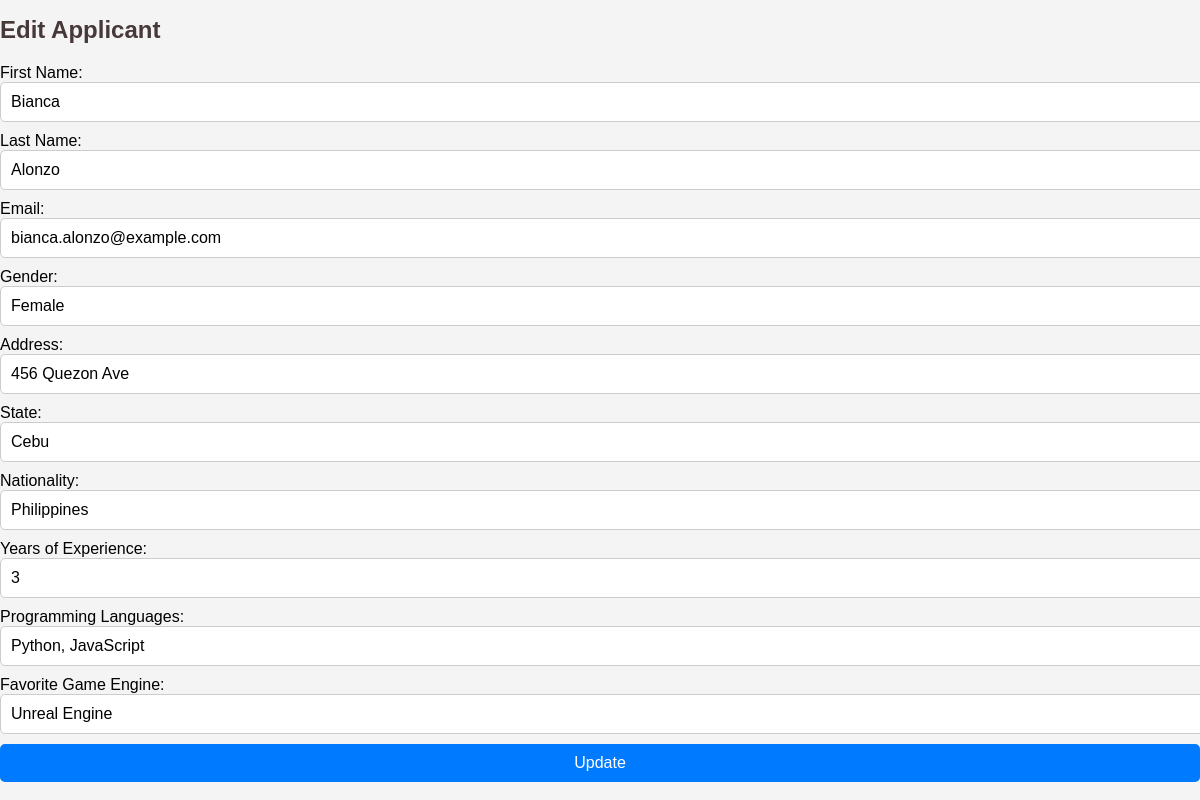
Page /edit.php?id=2 on the committed database.
### tables this page shows
CREATE TABLE game_developer_applicants (
    id INT AUTO_INCREMENT PRIMARY KEY,
    first_name VARCHAR(255),
    last_name VARCHAR(255),
    email VARCHAR(255),
    gender VARCHAR(50),
    address VARCHAR(255),
    state VARCHAR(100),
    nationality VARCHAR(100),
    years_of_experience INT,
    programming_languages VARCHAR(255),
    favorite_game_engine VARCHAR(255),
    date_added TIMESTAMP DEFAULT CURRENT_TIMESTAMP
);

### core/models.php (called while the page is built, shortened)
<?php
function getUserByID($pdo, $id) {
    $sql = "SELECT * FROM game_developer_applicants WHERE id = ?";
    $stmt = $pdo->prepare($sql);
    $executeQuery = $stmt->execute([$id]);
    if ($executeQuery) {
        $user = $stmt->fetch(PDO::FETCH_ASSOC);
        if ($user) {
            return [
                'message' => 'User found successfully.',
                'statusCode' => 200,
                'querySet' => $user
            ];
        } else {
            return [
                'message' => 'User not found.',
                'statusCode' => 400
            ];
        }
    }
    return [
        'message' => 'Error retrieving user.',
        'statusCode' => 400
    ];
}
?>

### edit.php (the view, shortened to what this page needs)
<?php
require_once 'core/dbConfig.php';
require_once 'core/models.php';
if (isset($_GET['id'])) {
    $getUserResponse = getUserByID($pdo, $_GET['id']);
    if ($getUserResponse['statusCode'] == 200) {
        $user = $getUserResponse['querySet'];
    } else {
        echo "<p>Error: " . htmlspecialchars($getUserResponse['message']) . "</p>";
        exit();
    }
}
?>
<!DOCTYPE html>
<html lang="en">
<head>
    <link rel="stylesheet" href="styles.css">
</head>
<body>
    <h1>Edit Applicant</h1>
    <form action="core/handleForms.php" method="POST">
        <label for="first_name">First Name:</label>
        <input type="text" id="first_name" name="first_name" value="<?php echo htmlspecialchars($user['first_name']); ?>" required><br>
        <label for="last_name">Last Name:</label>
        <input type="text" id="last_name" name="last_name" value="<?php echo htmlspecialchars($user['last_name']); ?>" required><br>
        <label for="email">Email:</label>
        <input type="email" id="email" name="email" value="<?php echo htmlspecialchars($user['email']); ?>" required><br>
        <label for="gender">Gender:</label>
        <input type="text" id="gender" name="gender" value="<?php echo htmlspecialchars($user['gender']); ?>" required><br>
        <label for="address">Address:</label>
        <input type="text" id="address" name="address" value="<?php echo htmlspecialchars($user['address']); ?>" required><br>
        <label for="state">State:</label>
        <input type="text" id="state" name="state" value="<?php echo htmlspecialchars($user['state']); ?>" required><br>
        <label for="nationality">Nationality:</label>
        <input type="text" id="nationality" name="nationality" value="<?php echo htmlspecialchars($user['nationality']); ?>" required><br>
        <label for="years_of_experience">Years of Experience:</label>
        <input type="text" id="years_of_experience" name="years_of_experience" value="<?php echo htmlspecialchars($user['years_of_experience']); ?>" required><br>
        <label for="programming_languages">Programming Languages:</label>
        <input type="text" id="programming_languages" name="programming_languages" value="<?php echo htmlspecialchars($user['programming_languages']); ?>" required><br>
        <label for="favorite_game_engine">Favorite Game Engine:</label>
        <input type="text" id="favorite_game_engine" name="favorite_game_engine" value="<?php echo htmlspecialchars($user['favorite_game_engine']); ?>" required><br>
        <input type="submit" name="editUserBtn" value="Update">
    </form>
</body>
</html>

### styles.css (style rules this page uses)
body { font-family: Arial, sans-serif; background-color: #f4f4f4; margin: 0; padding: 0; }
h1, h2 { color: #473939; }
h1 { font-size: 24px; margin-bottom: 20px; }
form { margin-top: 20px; }
input[type="text"], input[type="email"], input[type="submit"] { width: 100%; padding: 10px; margin-bottom: 10px; border-radius: 5px; border: 1px solid #ccc; font-size: 16px; }
input[type="submit"] { background-color: #007BFF; color: white; cursor: pointer; border: none; transition: background-color 0.3s ease; }

### rows in the picture
game_developer_applicants: first_name "Bianca", last_name "Alonzo", email "bianca.alonzo@example.com", gender "Female", address "456 Quezon Ave", state "Cebu", nationality "Philippines", years_of_experience "3", programming_languages "Python, JavaScript", favorite_game_engine "Unreal Engine"
